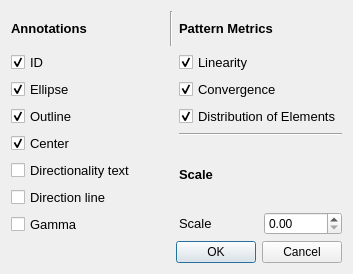
<?xml version="1.0" encoding="UTF-8"?>
<ui version="4.0">
 <class>SegmenationMetrics</class>
 <widget class="QDialog" name="SegmenationMetrics">
  <property name="geometry">
   <rect>
    <x>0</x>
    <y>0</y>
    <width>353</width>
    <height>274</height>
   </rect>
  </property>
  <property name="windowTitle">
   <string>Dialog</string>
  </property>
  <layout class="QGridLayout" name="gridLayout">
   <item row="0" column="0">
    <widget class="QLabel" name="label_2">
     <property name="maximumSize">
      <size>
       <width>16777191</width>
       <height>16777215</height>
      </size>
     </property>
     <property name="font">
      <font>
       <pointsize>10</pointsize>
       <weight>75</weight>
       <bold>true</bold>
      </font>
     </property>
     <property name="text">
      <string>Annotations</string>
     </property>
     <property name="textFormat">
      <enum>Qt::AutoText</enum>
     </property>
    </widget>
   </item>
   <item row="0" column="1">
    <widget class="Line" name="line_2">
     <property name="orientation">
      <enum>Qt::Vertical</enum>
     </property>
    </widget>
   </item>
   <item row="0" column="2">
    <widget class="QLabel" name="label">
     <property name="maximumSize">
      <size>
       <width>16777191</width>
       <height>16777215</height>
      </size>
     </property>
     <property name="font">
      <font>
       <pointsize>10</pointsize>
       <weight>75</weight>
       <bold>true</bold>
      </font>
     </property>
     <property name="text">
      <string>Pattern Metrics</string>
     </property>
    </widget>
   </item>
   <item row="1" column="0" rowspan="4" colspan="2">
    <layout class="QVBoxLayout" name="verticalLayout_2">
     <item>
      <widget class="QCheckBox" name="id">
       <property name="font">
        <font>
         <pointsize>10</pointsize>
        </font>
       </property>
       <property name="text">
        <string>ID</string>
       </property>
       <property name="checked">
        <bool>true</bool>
       </property>
      </widget>
     </item>
     <item>
      <widget class="QCheckBox" name="ellipse">
       <property name="font">
        <font>
         <pointsize>10</pointsize>
        </font>
       </property>
       <property name="text">
        <string>Ellipse</string>
       </property>
       <property name="checked">
        <bool>true</bool>
       </property>
      </widget>
     </item>
     <item>
      <widget class="QCheckBox" name="outline">
       <property name="font">
        <font>
         <pointsize>10</pointsize>
        </font>
       </property>
       <property name="text">
        <string>Outline</string>
       </property>
       <property name="checked">
        <bool>true</bool>
       </property>
      </widget>
     </item>
     <item>
      <widget class="QCheckBox" name="center">
       <property name="font">
        <font>
         <pointsize>10</pointsize>
        </font>
       </property>
       <property name="text">
        <string>Center</string>
       </property>
       <property name="checked">
        <bool>true</bool>
       </property>
      </widget>
     </item>
     <item>
      <widget class="QCheckBox" name="directionality">
       <property name="enabled">
        <bool>true</bool>
       </property>
       <property name="font">
        <font>
         <pointsize>10</pointsize>
        </font>
       </property>
       <property name="text">
        <string>Directionality text</string>
       </property>
       <property name="checked">
        <bool>false</bool>
       </property>
      </widget>
     </item>
     <item>
      <widget class="QCheckBox" name="direction_line">
       <property name="font">
        <font>
         <pointsize>10</pointsize>
        </font>
       </property>
       <property name="text">
        <string>Direction line</string>
       </property>
       <property name="checked">
        <bool>false</bool>
       </property>
      </widget>
     </item>
     <item>
      <widget class="QCheckBox" name="gamma">
       <property name="font">
        <font>
         <pointsize>10</pointsize>
        </font>
       </property>
       <property name="text">
        <string>Gamma</string>
       </property>
       <property name="checked">
        <bool>false</bool>
       </property>
      </widget>
     </item>
    </layout>
   </item>
   <item row="1" column="2">
    <layout class="QVBoxLayout" name="verticalLayout">
     <property name="sizeConstraint">
      <enum>QLayout::SetNoConstraint</enum>
     </property>
     <item>
      <widget class="QCheckBox" name="linearity_check">
       <property name="font">
        <font>
         <pointsize>10</pointsize>
        </font>
       </property>
       <property name="text">
        <string>Linearity</string>
       </property>
       <property name="checked">
        <bool>true</bool>
       </property>
      </widget>
     </item>
     <item>
      <widget class="QCheckBox" name="convergence_check">
       <property name="font">
        <font>
         <pointsize>10</pointsize>
        </font>
       </property>
       <property name="text">
        <string>Convergence</string>
       </property>
       <property name="checked">
        <bool>true</bool>
       </property>
      </widget>
     </item>
     <item>
      <widget class="QCheckBox" name="distribution_check">
       <property name="font">
        <font>
         <pointsize>10</pointsize>
        </font>
       </property>
       <property name="text">
        <string>Distribution of Elements</string>
       </property>
       <property name="checked">
        <bool>true</bool>
       </property>
      </widget>
     </item>
    </layout>
   </item>
   <item row="2" column="2">
    <widget class="Line" name="line">
     <property name="orientation">
      <enum>Qt::Horizontal</enum>
     </property>
    </widget>
   </item>
   <item row="3" column="2">
    <widget class="QLabel" name="label_3">
     <property name="maximumSize">
      <size>
       <width>16777191</width>
       <height>16777215</height>
      </size>
     </property>
     <property name="font">
      <font>
       <pointsize>10</pointsize>
       <weight>75</weight>
       <bold>true</bold>
      </font>
     </property>
     <property name="text">
      <string>Scale</string>
     </property>
    </widget>
   </item>
   <item row="4" column="2">
    <layout class="QHBoxLayout" name="horizontalLayout">
     <item>
      <widget class="QLabel" name="label_4">
       <property name="font">
        <font>
         <pointsize>10</pointsize>
        </font>
       </property>
       <property name="text">
        <string>Scale</string>
       </property>
      </widget>
     </item>
     <item>
      <widget class="QDoubleSpinBox" name="scale_spin"/>
     </item>
    </layout>
   </item>
   <item row="6" column="0" colspan="3">
    <widget class="QDialogButtonBox" name="buttonBox">
     <property name="orientation">
      <enum>Qt::Horizontal</enum>
     </property>
     <property name="standardButtons">
      <set>QDialogButtonBox::Cancel|QDialogButtonBox::Ok</set>
     </property>
    </widget>
   </item>
  </layout>
 </widget>
 <resources/>
 <connections>
  <connection>
   <sender>buttonBox</sender>
   <signal>accepted()</signal>
   <receiver>SegmenationMetrics</receiver>
   <slot>accept()</slot>
   <hints>
    <hint type="sourcelabel">
     <x>248</x>
     <y>254</y>
    </hint>
    <hint type="destinationlabel">
     <x>157</x>
     <y>274</y>
    </hint>
   </hints>
  </connection>
  <connection>
   <sender>buttonBox</sender>
   <signal>rejected()</signal>
   <receiver>SegmenationMetrics</receiver>
   <slot>reject()</slot>
   <hints>
    <hint type="sourcelabel">
     <x>316</x>
     <y>260</y>
    </hint>
    <hint type="destinationlabel">
     <x>286</x>
     <y>274</y>
    </hint>
   </hints>
  </connection>
 </connections>
</ui>
